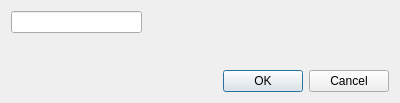
<ui version="4.0" >
 <class>TestDialog</class>
 <widget class="QDialog" name="TestDialog" >
  <property name="geometry" >
   <rect>
    <x>0</x>
    <y>0</y>
    <width>400</width>
    <height>103</height>
   </rect>
  </property>
  <property name="windowTitle" >
   <string>Коды МКБ</string>
  </property>
  <layout class="QGridLayout" >
   <item row="0" column="0" >
    <widget class="CICDCodeEditEx" name="edtD3" />
   </item>
   <item row="0" column="1" >
    <spacer>
     <property name="orientation" >
      <enum>Qt::Horizontal</enum>
     </property>
     <property name="sizeHint" stdset="0" >
      <size>
       <width>241</width>
       <height>20</height>
      </size>
     </property>
    </spacer>
   </item>
   <item row="1" column="0" >
    <spacer>
     <property name="orientation" >
      <enum>Qt::Vertical</enum>
     </property>
     <property name="sizeHint" stdset="0" >
      <size>
       <width>20</width>
       <height>131</height>
      </size>
     </property>
    </spacer>
   </item>
   <item row="2" column="0" colspan="2" >
    <widget class="QDialogButtonBox" name="buttonBox" >
     <property name="orientation" >
      <enum>Qt::Horizontal</enum>
     </property>
     <property name="standardButtons" >
      <set>QDialogButtonBox::Cancel|QDialogButtonBox::Ok</set>
     </property>
    </widget>
   </item>
  </layout>
 </widget>
 <customwidgets>
  <customwidget>
   <class>CICDCodeEditEx</class>
   <extends>QLineEdit</extends>
   <header>library/ICDCodeEdit.h</header>
  </customwidget>
 </customwidgets>
 <resources/>
 <connections>
  <connection>
   <sender>buttonBox</sender>
   <signal>accepted()</signal>
   <receiver>TestDialog</receiver>
   <slot>accept()</slot>
   <hints>
    <hint type="sourcelabel" >
     <x>248</x>
     <y>254</y>
    </hint>
    <hint type="destinationlabel" >
     <x>157</x>
     <y>274</y>
    </hint>
   </hints>
  </connection>
  <connection>
   <sender>buttonBox</sender>
   <signal>rejected()</signal>
   <receiver>TestDialog</receiver>
   <slot>reject()</slot>
   <hints>
    <hint type="sourcelabel" >
     <x>316</x>
     <y>260</y>
    </hint>
    <hint type="destinationlabel" >
     <x>286</x>
     <y>274</y>
    </hint>
   </hints>
  </connection>
 </connections>
</ui>
